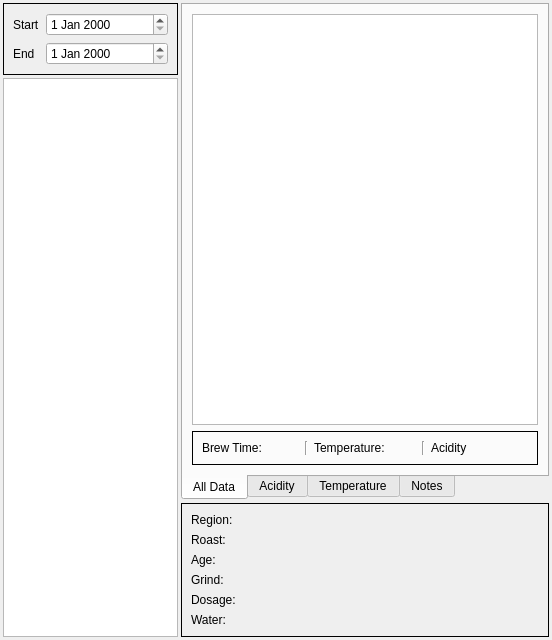
<?xml version="1.0" encoding="UTF-8"?>
<ui version="4.0">
 <class>IndividualView</class>
 <widget class="QWidget" name="IndividualView">
  <property name="geometry">
   <rect>
    <x>0</x>
    <y>0</y>
    <width>552</width>
    <height>640</height>
   </rect>
  </property>
  <property name="windowTitle">
   <string>Form</string>
  </property>
  <layout class="QHBoxLayout" name="horizontalLayout_2">
   <property name="spacing">
    <number>3</number>
   </property>
   <property name="leftMargin">
    <number>3</number>
   </property>
   <property name="topMargin">
    <number>3</number>
   </property>
   <property name="rightMargin">
    <number>3</number>
   </property>
   <property name="bottomMargin">
    <number>3</number>
   </property>
   <item>
    <layout class="QVBoxLayout" name="layout_brews">
     <item>
      <widget class="QFrame" name="frame_dateEdit">
       <property name="frameShape">
        <enum>QFrame::Box</enum>
       </property>
       <property name="frameShadow">
        <enum>QFrame::Plain</enum>
       </property>
       <layout class="QFormLayout" name="formLayout">
        <item row="0" column="0">
         <widget class="QLabel" name="label_start">
          <property name="text">
           <string>Start</string>
          </property>
         </widget>
        </item>
        <item row="0" column="1">
         <widget class="QDateEdit" name="dateEdit_start"/>
        </item>
        <item row="1" column="0">
         <widget class="QLabel" name="label_end">
          <property name="text">
           <string>End</string>
          </property>
         </widget>
        </item>
        <item row="1" column="1">
         <widget class="QDateEdit" name="dateEdit_end"/>
        </item>
       </layout>
      </widget>
     </item>
     <item>
      <widget class="QListWidget" name="listWidget">
       <property name="sizePolicy">
        <sizepolicy hsizetype="Minimum" vsizetype="Expanding">
         <horstretch>0</horstretch>
         <verstretch>0</verstretch>
        </sizepolicy>
       </property>
       <property name="maximumSize">
        <size>
         <width>175</width>
         <height>16777215</height>
        </size>
       </property>
      </widget>
     </item>
    </layout>
   </item>
   <item>
    <layout class="QVBoxLayout" name="layout_view">
     <item>
      <widget class="QTabWidget" name="tabWidget">
       <property name="tabPosition">
        <enum>QTabWidget::South</enum>
       </property>
       <property name="currentIndex">
        <number>0</number>
       </property>
       <widget class="QWidget" name="tab_all">
        <attribute name="title">
         <string>All Data</string>
        </attribute>
        <layout class="QVBoxLayout" name="verticalLayout">
         <item>
          <widget class="QChartView" name="chart_all"/>
         </item>
         <item>
          <widget class="QFrame" name="frame_all">
           <property name="frameShape">
            <enum>QFrame::Box</enum>
           </property>
           <property name="frameShadow">
            <enum>QFrame::Plain</enum>
           </property>
           <layout class="QHBoxLayout" name="horizontalLayout">
            <item>
             <widget class="QLabel" name="label_time">
              <property name="minimumSize">
               <size>
                <width>66</width>
                <height>0</height>
               </size>
              </property>
              <property name="text">
               <string>Brew Time:</string>
              </property>
             </widget>
            </item>
            <item>
             <widget class="QLabel" name="label_time_input">
              <property name="minimumSize">
               <size>
                <width>25</width>
                <height>0</height>
               </size>
              </property>
              <property name="text">
               <string/>
              </property>
             </widget>
            </item>
            <item>
             <widget class="Line" name="line_1">
              <property name="orientation">
               <enum>Qt::Vertical</enum>
              </property>
             </widget>
            </item>
            <item>
             <widget class="QLabel" name="label_temp">
              <property name="minimumSize">
               <size>
                <width>66</width>
                <height>0</height>
               </size>
              </property>
              <property name="text">
               <string>Temperature:</string>
              </property>
             </widget>
            </item>
            <item>
             <widget class="QLabel" name="label_temp_input">
              <property name="minimumSize">
               <size>
                <width>25</width>
                <height>0</height>
               </size>
              </property>
              <property name="text">
               <string/>
              </property>
             </widget>
            </item>
            <item>
             <widget class="Line" name="line_2">
              <property name="orientation">
               <enum>Qt::Vertical</enum>
              </property>
             </widget>
            </item>
            <item>
             <widget class="QLabel" name="label_ph">
              <property name="minimumSize">
               <size>
                <width>66</width>
                <height>0</height>
               </size>
              </property>
              <property name="text">
               <string>Acidity</string>
              </property>
             </widget>
            </item>
            <item>
             <widget class="QLabel" name="label_ph_input">
              <property name="minimumSize">
               <size>
                <width>25</width>
                <height>0</height>
               </size>
              </property>
              <property name="text">
               <string/>
              </property>
             </widget>
            </item>
           </layout>
          </widget>
         </item>
        </layout>
       </widget>
       <widget class="QWidget" name="tab_ph">
        <attribute name="title">
         <string>Acidity</string>
        </attribute>
        <layout class="QVBoxLayout" name="verticalLayout_2">
         <item>
          <widget class="QChartView" name="chart_ph"/>
         </item>
        </layout>
       </widget>
       <widget class="QWidget" name="tab_temp">
        <attribute name="title">
         <string>Temperature</string>
        </attribute>
        <layout class="QVBoxLayout" name="verticalLayout_3">
         <item>
          <widget class="QChartView" name="chart_temp"/>
         </item>
        </layout>
       </widget>
       <widget class="QWidget" name="tab_notes">
        <attribute name="title">
         <string>Notes</string>
        </attribute>
       </widget>
      </widget>
     </item>
     <item>
      <widget class="QFrame" name="frame_static">
       <property name="frameShape">
        <enum>QFrame::Box</enum>
       </property>
       <property name="frameShadow">
        <enum>QFrame::Plain</enum>
       </property>
       <layout class="QFormLayout" name="formLayout_2">
        <item row="0" column="0">
         <widget class="QLabel" name="label_region">
          <property name="text">
           <string>Region:</string>
          </property>
         </widget>
        </item>
        <item row="0" column="1">
         <widget class="QLabel" name="label_region_input">
          <property name="text">
           <string/>
          </property>
         </widget>
        </item>
        <item row="1" column="0">
         <widget class="QLabel" name="label_roast">
          <property name="text">
           <string>Roast:</string>
          </property>
         </widget>
        </item>
        <item row="1" column="1">
         <widget class="QLabel" name="label_roast_input">
          <property name="text">
           <string/>
          </property>
         </widget>
        </item>
        <item row="2" column="0">
         <widget class="QLabel" name="label_age">
          <property name="text">
           <string>Age:</string>
          </property>
         </widget>
        </item>
        <item row="2" column="1">
         <widget class="QLabel" name="label_age_input">
          <property name="text">
           <string/>
          </property>
         </widget>
        </item>
        <item row="3" column="0">
         <widget class="QLabel" name="label_grind">
          <property name="text">
           <string>Grind:</string>
          </property>
         </widget>
        </item>
        <item row="3" column="1">
         <widget class="QLabel" name="label_grind_input">
          <property name="text">
           <string/>
          </property>
         </widget>
        </item>
        <item row="4" column="0">
         <widget class="QLabel" name="label_dosage">
          <property name="text">
           <string>Dosage:</string>
          </property>
         </widget>
        </item>
        <item row="4" column="1">
         <widget class="QLabel" name="label_dosage_input">
          <property name="text">
           <string/>
          </property>
         </widget>
        </item>
        <item row="5" column="0">
         <widget class="QLabel" name="label_water">
          <property name="text">
           <string>Water:</string>
          </property>
         </widget>
        </item>
        <item row="5" column="1">
         <widget class="QLabel" name="label_water_input">
          <property name="text">
           <string/>
          </property>
         </widget>
        </item>
       </layout>
      </widget>
     </item>
    </layout>
   </item>
  </layout>
 </widget>
 <customwidgets>
  <customwidget>
   <class>QChartView</class>
   <extends>QGraphicsView</extends>
   <header location="global">qchartview.h</header>
  </customwidget>
 </customwidgets>
 <resources/>
 <connections/>
</ui>
